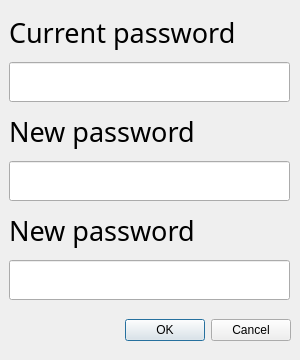
<?xml version="1.0" encoding="UTF-8"?>
<ui version="4.0">
 <class>NewPassword</class>
 <widget class="QDialog" name="NewPassword">
  <property name="geometry">
   <rect>
    <x>0</x>
    <y>0</y>
    <width>300</width>
    <height>360</height>
   </rect>
  </property>
  <property name="windowTitle">
   <string>Dialog</string>
  </property>
  <widget class="QDialogButtonBox" name="buttonBox">
   <property name="geometry">
    <rect>
     <x>70</x>
     <y>310</y>
     <width>221</width>
     <height>41</height>
    </rect>
   </property>
   <property name="orientation">
    <enum>Qt::Horizontal</enum>
   </property>
   <property name="standardButtons">
    <set>QDialogButtonBox::Cancel|QDialogButtonBox::Ok</set>
   </property>
  </widget>
  <widget class="QWidget" name="verticalLayoutWidget">
   <property name="geometry">
    <rect>
     <x>9</x>
     <y>9</y>
     <width>281</width>
     <height>291</height>
    </rect>
   </property>
   <layout class="QVBoxLayout" name="verticalLayout_2">
    <item>
     <widget class="QLabel" name="label_CP">
      <property name="font">
       <font>
        <family>Chiller</family>
        <pointsize>20</pointsize>
       </font>
      </property>
      <property name="text">
       <string>Current password</string>
      </property>
     </widget>
    </item>
    <item>
     <widget class="QLineEdit" name="lineEdit_CP">
      <property name="minimumSize">
       <size>
        <width>0</width>
        <height>40</height>
       </size>
      </property>
      <property name="echoMode">
       <enum>QLineEdit::Password</enum>
      </property>
     </widget>
    </item>
    <item>
     <widget class="QLabel" name="label_NP1">
      <property name="font">
       <font>
        <family>Chiller</family>
        <pointsize>20</pointsize>
       </font>
      </property>
      <property name="text">
       <string>New password</string>
      </property>
     </widget>
    </item>
    <item>
     <widget class="QLineEdit" name="lineEdit_NP1">
      <property name="minimumSize">
       <size>
        <width>0</width>
        <height>40</height>
       </size>
      </property>
      <property name="echoMode">
       <enum>QLineEdit::Password</enum>
      </property>
     </widget>
    </item>
    <item>
     <widget class="QLabel" name="label_NP2">
      <property name="font">
       <font>
        <family>Chiller</family>
        <pointsize>20</pointsize>
       </font>
      </property>
      <property name="text">
       <string>New password</string>
      </property>
     </widget>
    </item>
    <item>
     <widget class="QLineEdit" name="lineEdit_NP2">
      <property name="minimumSize">
       <size>
        <width>0</width>
        <height>40</height>
       </size>
      </property>
      <property name="echoMode">
       <enum>QLineEdit::Password</enum>
      </property>
     </widget>
    </item>
   </layout>
  </widget>
 </widget>
 <resources/>
 <connections>
  <connection>
   <sender>buttonBox</sender>
   <signal>accepted()</signal>
   <receiver>NewPassword</receiver>
   <slot>accept()</slot>
   <hints>
    <hint type="sourcelabel">
     <x>248</x>
     <y>254</y>
    </hint>
    <hint type="destinationlabel">
     <x>157</x>
     <y>274</y>
    </hint>
   </hints>
  </connection>
  <connection>
   <sender>buttonBox</sender>
   <signal>rejected()</signal>
   <receiver>NewPassword</receiver>
   <slot>reject()</slot>
   <hints>
    <hint type="sourcelabel">
     <x>316</x>
     <y>260</y>
    </hint>
    <hint type="destinationlabel">
     <x>286</x>
     <y>274</y>
    </hint>
   </hints>
  </connection>
 </connections>
</ui>
